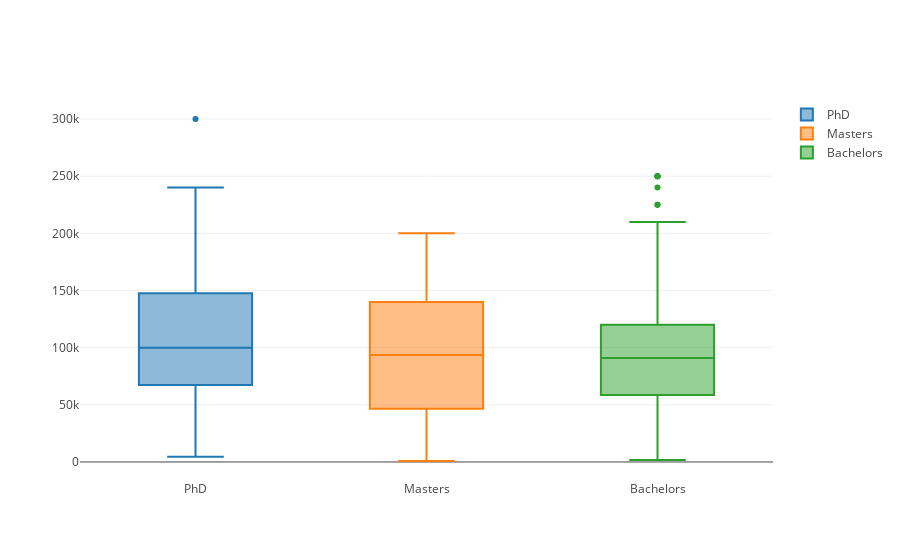

Here is the notebook cell this chart was saved with:
### Code cell
data = []

for degree in degrees:
    data.append(go.Box(
        # Add this to filter by country:  & np.array(filtered_jobs['country']=='USA')
        y= filtered_jobs[np.array(filtered_jobs['degree']==degree)]['salary_average'],
        name = degree))
    
py.offline.iplot(Figure(data=data, layout=layout), filename='title_all_not_norm')

### Figure 1 — Plotly figure (JSON) as saved in the notebook; plotly's stock layout.template omitted (floating-point values rounded to 4 significant figures; data arrays with more than 128 entries replaced by an {"elided": "..."} marker saying what was removed)
{"data": [{"name": "PhD", "type": "box", "y": {"elided": "2275 float values"}}, {"name": "Masters", "type": "box", "y": {"elided": "1821 float values"}}, {"name": "Bachelors", "type": "box", "y": {"elided": "4817 float values"}}], "layout": {"paper_bgcolor": "rgba(0,0,0,0)", "plot_bgcolor": "rgba(0,0,0,0)"}}
